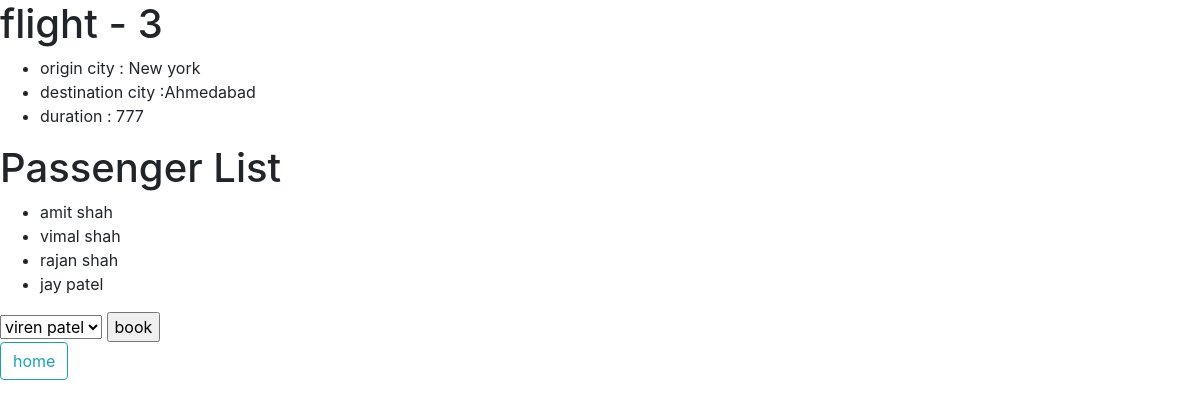
Screenshot of /airline/detail/3 with the database file from the repository.
### airline/models.py (models this page shows, shortened)
class flight(models.Model):
    origin=models.ForeignKey(airport,on_delete=models.CASCADE,related_name='departure')
    destinations=models.ForeignKey(airport,on_delete=models.CASCADE,related_name='arrival')
    durations=models.IntegerField()

class airport(models.Model):
    code=models.CharField(max_length=55)
    city=models.CharField(max_length=55)

class passenger(models.Model):
    first_name=models.CharField(max_length=40)
    last_name=models.CharField(max_length=40)
    flights=models.ManyToManyField(flight,related_name="passengers")
    def __str__(self):
        return f"{self.first_name} {self.last_name}"

### airline/views.py (the view)
# urls.py: path("detail/<int:flight_id>",flight_detail,name="flight-detail"),
def flight_detail(request,flight_id):
    flight_info=flight.objects.get(id=flight_id)
    return render(request,"airline/flight_detail.html",{
        "flight":flight_info,
        "passengers":flight_info.passengers.all(),
        "non_passenger":passenger.objects.exclude(flights=flight_info).all()
    })

### airline/templates/airline/flight_detail.html (shortened to what this page needs)
<!DOCTYPE html>
<html lang="en">
<head>
    <link rel="stylesheet" href="https://stackpath.bootstrapcdn.com/bootstrap/4.1.3/css/bootstrap.min.css">
</head>
<body>
<h1> flight  - {{ flight.id }}</h1>
<ul>
    <li>origin city : {{ flight.origin.city }}</li>
    <li>destination city :{{ flight.destinations.city }}</li>
    <li> duration : {{ flight.durations }}</li>
</ul>
<h1> Passenger List </h1>
<ul>
    {% for  passenger in passengers %}
       <li> {{ passenger }}</li>
   {% endfor %}
</ul>
 <form action="{% url 'flight-book' flight.id %}" method="post">
     <select name="npassenger" id="">
         {% for passenger in non_passenger %}
             <option value="{{ passenger.id }}">{{ passenger }}</option>
         {% endfor %}
     </select>
     <input type="submit" value="book">
 </form>
 <a href="{% url 'flight_home' %}" class="btn btn-outline-info"> home  </a>
</body>
</html>

### rows the page displays
flight: id "3", origin.city "New york", destinations.city "Ahmedabad", durations "777"
passenger: first_name+last_name "amit shah"
passenger: first_name+last_name "vimal shah"
passenger: first_name+last_name "rajan shah"
passenger: first_name+last_name "jay patel"

### other values shown
form field npassenger "viren patel"
